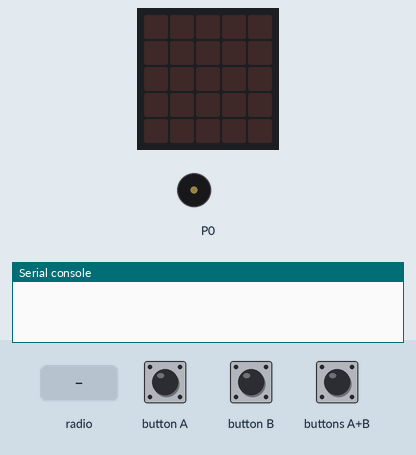
Bench run of a program on a simulated BBC micro:bit (MakeCode). Parts: the board's 5×5 LED display, buzzer (waves = sounding), the last lines printed to the serial console. The inputs (shaded band) are chosen by the test bench. No radio messages arrive unless stated (any console line starting 'radio sent:' is added by the test bench).

Above: at 1.2 s.
1.3 s: button A pressed for 0.15 s
At 2.5 s:
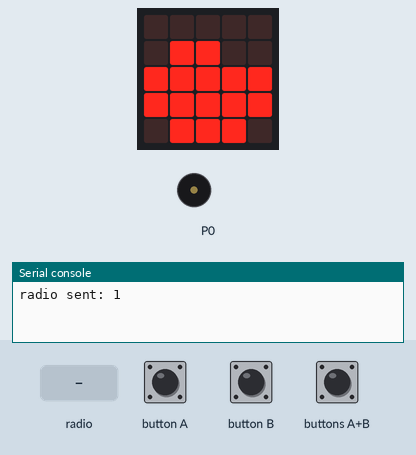
3.0 s: button B pressed for 0.15 s
At 3.8 s:
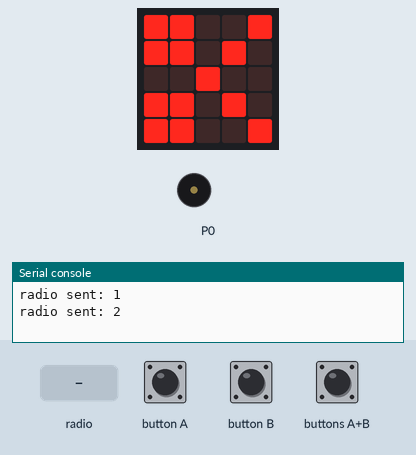
4.7 s: buttons A+B pressed for 0.15 s
At 6.1 s:
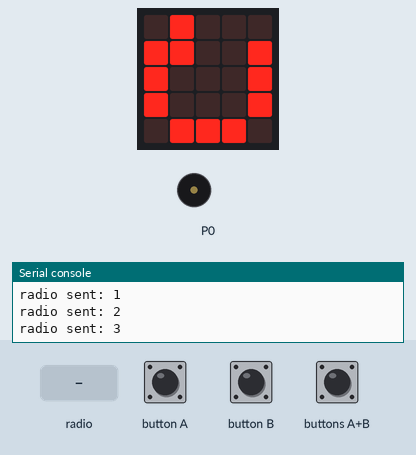
6.4 s: radio message "1" arrives
At 7.8 s:
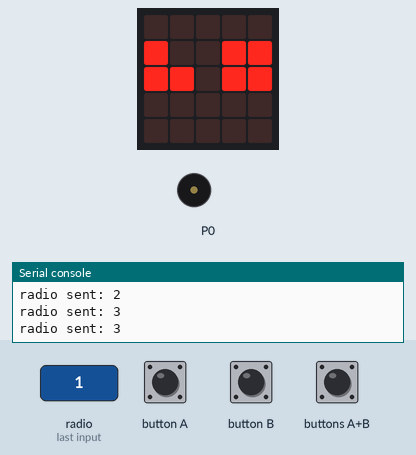
9.4 s: radio message "3" arrives
At 12.6 s:
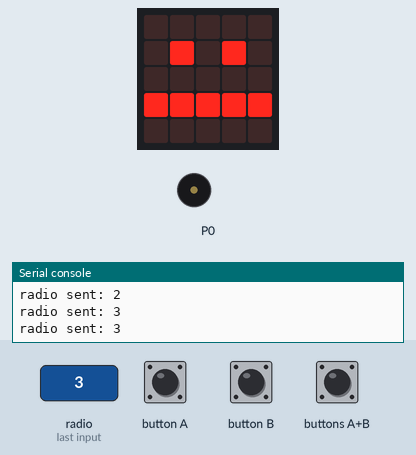
15.4 s: buttons A+B pressed for 1 s
At 17.4 s:
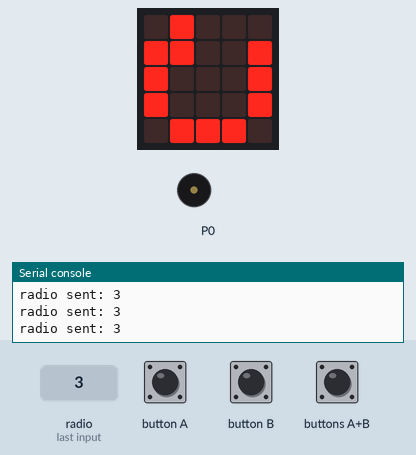
Timing chart, 0 to 18.9 s (numbered marks = the images above; inputs shaded):
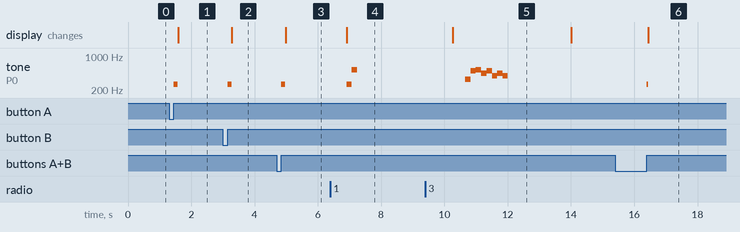

The program:

main.ts
```typescript
radio.onReceivedNumber(function (receivedNumber) {
    svar_2 = receivedNumber
})
function restart () {
    go = 0
    svar = 0
    svar_2 = 0
    basic.clearScreen()
}
input.onButtonPressed(Button.A, function () {
    if (go == 0) {
        music.playTone(262, music.beat(BeatFraction.Quarter))
        svar = 1
        radio.sendNumber(1)
        basic.showLeds(`
            . . . . .
            . # # . .
            # # # # #
            # # # # #
            . # # # .
            `)
    }
})
input.onButtonPressed(Button.AB, function () {
    if (go == 0) {
        music.playTone(262, music.beat(BeatFraction.Quarter))
        svar = 3
        radio.sendNumber(3)
        basic.showLeds(`
            . # . . .
            # # . . #
            # . . . #
            # . . . #
            . # # # .
            `)
    }
})
input.onButtonPressed(Button.B, function () {
    if (go == 0) {
        music.playTone(262, music.beat(BeatFraction.Quarter))
        svar = 2
        radio.sendNumber(2)
        basic.showIcon(IconNames.Scissors)
    }
})
let svar = 0
let go = 0
let svar_2 = 0
radio.setGroup(88)
radio.setTransmitPower(1)
restart()
basic.forever(function () {
    if (svar_2 > 0 && svar > 0) {
        radio.sendNumber(svar)
        go = 1
        basic.pause(500)
        basic.clearScreen()
        if (svar == 1) {
            led.plot(0, 2)
            led.plot(0, 1)
            led.plot(1, 2)
            led.plot(1, 1)
        } else if (svar == 2) {
            led.plot(0, 2)
            led.plot(1, 1)
        } else {
            led.plot(0, 2)
            led.plot(0, 1)
            led.plot(1, 2)
        }
        if (svar_2 == 1) {
            led.plot(3, 2)
            led.plot(3, 1)
            led.plot(4, 2)
            led.plot(4, 1)
        } else if (svar_2 == 2) {
            led.plot(4, 2)
            led.plot(3, 1)
        } else {
            led.plot(3, 2)
            led.plot(4, 1)
            led.plot(4, 2)
        }
        music.playMelody("C C5 - - - - - - ", 360)
        basic.pause(2000)
        if (svar == svar_2) {
            basic.showLeds(`
                . . . . .
                . # . # .
                . . . . .
                # # # # #
                . . . . .
                `)
            music.playMelody("E B C5 A B G A G ", 360)
        } else if (svar == 1 && svar_2 == 2 || svar == 2 && svar_2 == 3 || svar == 3 && svar_2 == 1) {
            basic.showIcon(IconNames.Happy)
            music.playMelody("G B A G C5 B A C5 ", 360)
        } else {
            basic.showIcon(IconNames.Sad)
            music.playMelody("G F G A - F E D ", 360)
        }
        basic.pause(2000)
        restart()
    }
})
```

test.ts
```typescript
// här hamnar tester och detta kompileras inte när det här paketet används som ett tillägg.
```

Measured:
- after the input at 1.3 s, tone on P0: silent → 262 Hz after 0.15 s, → silent 0.13 s later; the display: changes after 0.28 s (image 1)
- after the input at 3.0 s, tone on P0: silent → 262 Hz after 0.15 s, → silent 0.13 s later; the display: changes after 0.28 s (image 2)
- after the input at 4.7 s, tone on P0: silent → 262 Hz after 0.15 s, → silent 0.13 s later; the display: changes after 0.28 s (image 3)
- after the input at 6.4 s, tone on P0: silent → 262 Hz after 0.51 s, → 523 Hz 0.17 s later, → silent 0.16 s later; the display: changes after 0.51 s (image 4)
- after the input at 9.4 s, the display: changes after 0.86 s (image 5)
- after the input at 15.4 s, tone on P0: silent → 262 Hz after 1.0 s, → silent 0.04 s later; the display: changes after 1.0 s (image 6)
- what the display in image 5 shows lasts 3.7 s, from 10.3 s to 14.0 s
